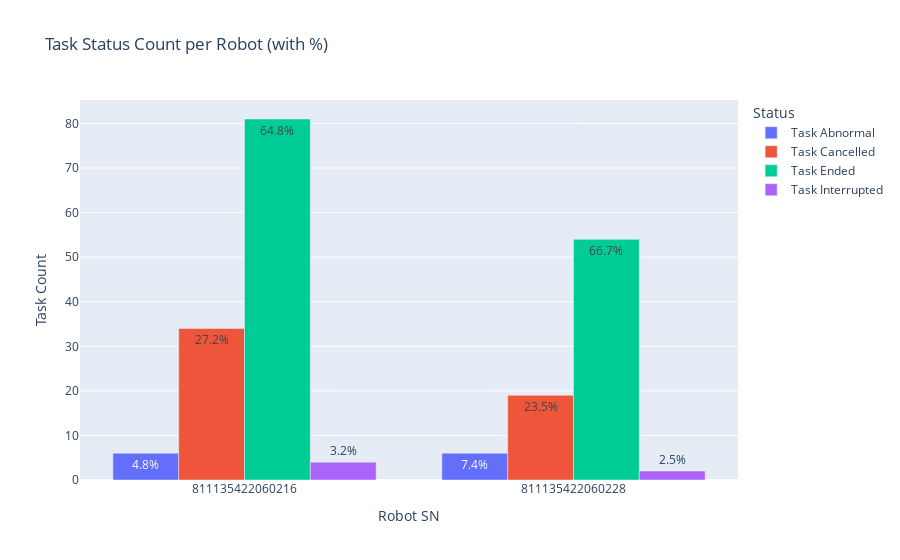

The notebook cell saved with this chart:
### Code cell
import plotly.express as px

# Count statuses per robot
status_counts = df.groupby(["robot_sn", "status"]).size().reset_index(name="count")

# Compute percentage per robot (aligned with index)
status_counts["percent"] = (
    status_counts["count"] / status_counts.groupby("robot_sn")["count"].transform("sum") * 100
)

# Round and format percentages for labels
status_counts["percent_label"] = status_counts["percent"].round(1).astype(str) + "%"

fig = px.bar(
    status_counts,
    x="robot_sn",
    y="count",
    color="status",
    barmode="group",
    text="percent_label",
    title="Task Status Count per Robot (with %)"
)

fig.update_layout(
    xaxis_title="Robot SN",
    yaxis_title="Task Count",
    legend_title="Status"
)

fig.show()

### Figure 1 — Plotly figure (JSON) as saved in the notebook; plotly's stock layout.template omitted (floating-point values rounded to 4 significant figures)
{"data": [{"alignmentgroup": "True", "hovertemplate": "status=Task Abnormal<br>robot_sn=%{x}<br>count=%{y}<br>percent_label=%{text}<extra></extra>", "legendgroup": "Task Abnormal", "marker": {"color": "#636efa", "pattern": {"shape": ""}}, "name": "Task Abnormal", "offsetgroup": "Task Abnormal", "orientation": "v", "showlegend": true, "text": ["4.8%", "7.4%"], "textposition": "auto", "type": "bar", "x": ["811135422060216", "811135422060228"], "xaxis": "x", "y": [6, 6], "yaxis": "y"}, {"alignmentgroup": "True", "hovertemplate": "status=Task Cancelled<br>robot_sn=%{x}<br>count=%{y}<br>percent_label=%{text}<extra></extra>", "legendgroup": "Task Cancelled", "marker": {"color": "#EF553B", "pattern": {"shape": ""}}, "name": "Task Cancelled", "offsetgroup": "Task Cancelled", "orientation": "v", "showlegend": true, "text": ["27.2%", "23.5%"], "textposition": "auto", "type": "bar", "x": ["811135422060216", "811135422060228"], "xaxis": "x", "y": [34, 19], "yaxis": "y"}, {"alignmentgroup": "True", "hovertemplate": "status=Task Ended<br>robot_sn=%{x}<br>count=%{y}<br>percent_label=%{text}<extra></extra>", "legendgroup": "Task Ended", "marker": {"color": "#00cc96", "pattern": {"shape": ""}}, "name": "Task Ended", "offsetgroup": "Task Ended", "orientation": "v", "showlegend": true, "text": ["64.8%", "66.7%"], "textposition": "auto", "type": "bar", "x": ["811135422060216", "811135422060228"], "xaxis": "x", "y": [81, 54], "yaxis": "y"}, {"alignmentgroup": "True", "hovertemplate": "status=Task Interrupted<br>robot_sn=%{x}<br>count=%{y}<br>percent_label=%{text}<extra></extra>", "legendgroup": "Task Interrupted", "marker": {"color": "#ab63fa", "pattern": {"shape": ""}}, "name": "Task Interrupted", "offsetgroup": "Task Interrupted", "orientation": "v", "showlegend": true, "text": ["3.2%", "2.5%"], "textposition": "auto", "type": "bar", "x": ["811135422060216", "811135422060228"], "xaxis": "x", "y": [4, 2], "yaxis": "y"}], "layout": {"barmode": "group", "legend": {"title": {"text": "Status"}, "tracegroupgap": 0}, "title": {"text": "Task Status Count per Robot (with %)"}, "xaxis": {"anchor": "y", "domain": [0, 1], "title": {"text": "Robot SN"}}, "yaxis": {"anchor": "x", "domain": [0, 1], "title": {"text": "Task Count"}}}}
